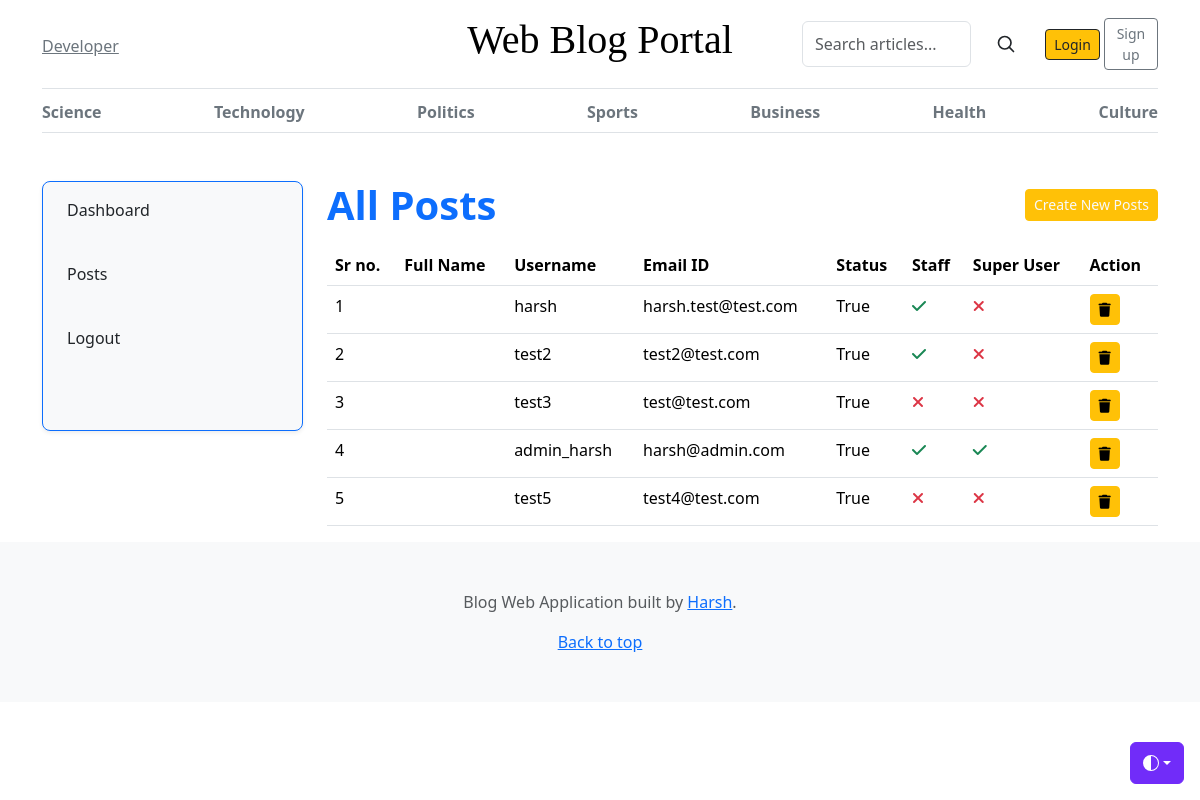
The page /dashboard/users/ on the database its author committed.
### blogs/models.py (models this page shows, shortened)
class Category(models.Model):
    category_name = models.CharField(max_length=50, unique=True)
    created_at = models.DateTimeField(auto_now_add=True)
    updated_at = models.DateTimeField(auto_now=True)
    class Meta:
        verbose_name_plural = 'Categories'

### dashboard/views.py (the view)
# urls.py: path('users/',views.users, name="user_list"),
def users(request):
    users = User.objects.all()
    context = {
        'users':users
    }
    return render(request,'dashboard/users/users.html',context)

### blogs/context_processors.py (called while the page is built)
def get_category(request):
    categories = Category.objects.all()
    return dict(categories=categories)

### dashboard/context_processors.py (called while the page is built)
def is_admin_user(request):
    return {'is_admin': request.user.groups.filter(name='Admin').exists() if request.user.is_authenticated else False}

### templates/dashboard/users/users.html (shortened to what this page needs)
{% extends "base/base.html" %}
{% block 'content' %}
    <main class="container mt-5 ">
        <div class="row ">
            {% include "dashboard/component/leftsidebar.html" %}
            <div class="col-md-9">
                <div class="d-flex justify-content-between mb-3">
                    <span class="display-6 fw-bold text-primary">All Posts</span>
                    <a href="{% url 'add_post'%}" class="btn btn-warning btn-sm text-light mb-2 mt-2">Create New Posts</a>
                </div>
                <table class="table table-hover">
                    <thead>
                        <tr>
                            <th>Sr no.</th>
                            <th>Full Name</th>
                            <th>Username</th>
                            <th>Email ID</th>
                            <th>Status</th>
                            <th>Staff</th>
                            <th>Super User</th>
                            <th>Action</th>
                        </tr>
                    </thead>
                    <tbody>
    {% for user in users %}
    <tr>
        <td>{{ forloop.counter }}</td>
        <td>{{ user.first_name }} {{ user.last_name }}</td>
        <td>{{ user.username }}</td>
        <td>{{ user.email }}</td>
        <td>{{ user.is_active }}</td>
        <td>
            {% if user.is_staff %}
            <i class="fa fa-check text-success"></i>
            {% else %}
            <i class="fa fa-times text-danger"></i>
            {% endif %}
        </td>
        <td>
            {% if user.is_superuser %}
            <i class="fa fa-check text-success"></i>
            {% else %}
            <i class="fa fa-times text-danger"></i>
            {% endif %}
        </td>
        <td>
    <form method="POST" action="{% url 'delete_user' user.id %}" style="display:inline;" onsubmit="return confirm('Are you sure you want to delete this user?');">
        <button type="submit" class="btn btn-warning btn-sm" title="Delete">
            <i class="fa fa-trash"></i>
        </button>
    </form>
</td>
    </tr>
    {% endfor %}
</tbody>
                </table>
            </div>
        </div>
    </main>
{% endblock 'content' %}

### templates/base/base.html (shortened to what this page needs)
{% include './header.html'%}
{% block nav %}
    <div class="container">
    <div class="nav-scroller py-1 mb-3 border-bottom">
        <nav class="nav nav-underline justify-content-between">
            {% for category in categories%}
            <a class="nav-item nav-link {% if active_category.id == category.id%}link-warning fw-bold{% endif %} active link-secondary font-weight-normal" href="{% url 'posts_by_category' category.id %}">{{category.category_name}}</a>
            {% endfor %}
        </nav>
    </div>
    </div>
{% endblock nav %}
{% block 'content'%}{%endblock 'content'%}
{% include './footer.html'%}

### templates/base/header.html (style rules this page uses)
.nav-scroller { position: relative; z-index: 2; height: 2.75rem; overflow-y: hidden }
.nav-scroller .nav { display: flex; flex-wrap: nowrap; padding-bottom: 1rem; margin-top: -1px; overflow-x: auto; text-align: center; white-space: nowrap; -webkit-overflow-scrolling: touch }

### rows shown on the page
Category: category_name "Science"
Category: category_name "Technology"
Category: category_name "Politics"
Category: category_name "Sports"
Category: category_name "Business"
Category: category_name "Health"
Category: category_name "Culture"

### other values the page prints
{{ user.username }} "harsh"
{{ user.email }} "harsh.test@test.com"
{{ user.is_active }} "True"
{{ user.username }} "test2"
{{ user.email }} "test2@test.com"
{{ user.username }} "test3"
{{ user.email }} "test@test.com"
{{ user.username }} "admin_harsh"
{{ user.email }} "harsh@admin.com"
{{ user.username }} "test5"
{{ user.email }} "test4@test.com"
